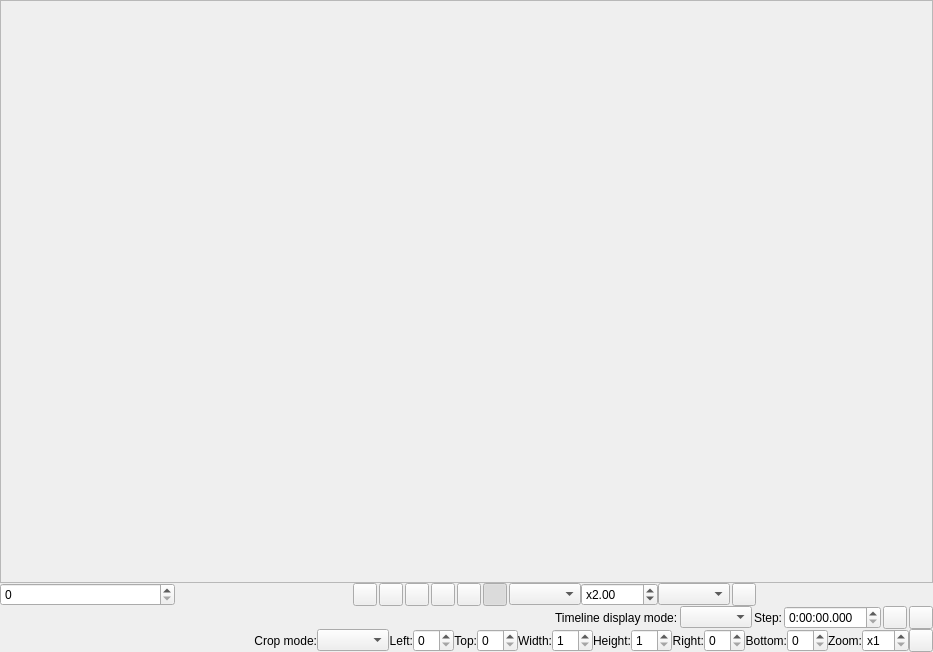
<?xml version="1.0" encoding="UTF-8"?>
<ui version="4.0">
 <class>PreviewDialog</class>
 <widget class="QDialog" name="PreviewDialog">
  <property name="geometry">
   <rect>
    <x>0</x>
    <y>0</y>
    <width>933</width>
    <height>652</height>
   </rect>
  </property>
  <property name="windowTitle">
   <string>Dialog</string>
  </property>
  <layout class="QVBoxLayout" name="mainLayout">
   <property name="spacing">
    <number>0</number>
   </property>
   <property name="leftMargin">
    <number>0</number>
   </property>
   <property name="topMargin">
    <number>0</number>
   </property>
   <property name="rightMargin">
    <number>0</number>
   </property>
   <property name="bottomMargin">
    <number>0</number>
   </property>
   <item>
    <widget class="PreviewArea" name="previewArea">
     <property name="widgetResizable">
      <bool>true</bool>
     </property>
     <property name="alignment">
      <set>Qt::AlignLeading|Qt::AlignLeft|Qt::AlignTop</set>
     </property>
    </widget>
   </item>
   <item>
    <widget class="QWidget" name="toolBar" native="true">
     <property name="sizePolicy">
      <sizepolicy hsizetype="Expanding" vsizetype="Fixed">
       <horstretch>0</horstretch>
       <verstretch>0</verstretch>
      </sizepolicy>
     </property>
     <layout class="QHBoxLayout" name="horizontalLayout">
      <property name="spacing">
       <number>2</number>
      </property>
      <property name="leftMargin">
       <number>0</number>
      </property>
      <property name="topMargin">
       <number>0</number>
      </property>
      <property name="rightMargin">
       <number>0</number>
      </property>
      <property name="bottomMargin">
       <number>0</number>
      </property>
      <item>
       <widget class="QSpinBox" name="frameNumberSpinBox">
        <property name="sizePolicy">
         <sizepolicy hsizetype="Minimum" vsizetype="Fixed">
          <horstretch>0</horstretch>
          <verstretch>0</verstretch>
         </sizepolicy>
        </property>
        <property name="keyboardTracking">
         <bool>false</bool>
        </property>
        <property name="maximum">
         <number>9999999</number>
        </property>
       </widget>
      </item>
      <item>
       <widget class="TimeLineSlider" name="frameNumberSlider" native="true"/>
      </item>
      <item>
       <widget class="QToolButton" name="frameToClipboardButton">
        <property name="toolTip">
         <string>Copy frame to clipboard</string>
        </property>
       </widget>
      </item>
      <item>
       <widget class="QToolButton" name="saveSnapshotButton">
        <property name="toolTip">
         <string>Save snapshot</string>
        </property>
       </widget>
      </item>
      <item>
       <widget class="QToolButton" name="advancedSettingsButton">
        <property name="toolTip">
         <string>Preview Advanced Settings</string>
        </property>
       </widget>
      </item>
      <item>
       <widget class="QToolButton" name="timeLineCheckButton">
        <property name="toolTip">
         <string>Timeline</string>
        </property>
        <property name="checkable">
         <bool>true</bool>
        </property>
       </widget>
      </item>
      <item>
       <widget class="QToolButton" name="cropCheckButton">
        <property name="toolTip">
         <string>Crop assistant</string>
        </property>
        <property name="checkable">
         <bool>true</bool>
        </property>
       </widget>
      </item>
      <item>
       <widget class="QToolButton" name="zoomCheckButton">
        <property name="toolTip">
         <string>Zoom</string>
        </property>
        <property name="checkable">
         <bool>true</bool>
        </property>
        <property name="checked">
         <bool>true</bool>
        </property>
       </widget>
      </item>
      <item>
       <widget class="QWidget" name="zoomPanel" native="true">
        <layout class="QHBoxLayout" name="horizontalLayout_2">
         <property name="spacing">
          <number>0</number>
         </property>
         <property name="leftMargin">
          <number>0</number>
         </property>
         <property name="topMargin">
          <number>0</number>
         </property>
         <property name="rightMargin">
          <number>0</number>
         </property>
         <property name="bottomMargin">
          <number>0</number>
         </property>
         <item>
          <widget class="QComboBox" name="zoomModeComboBox">
           <property name="sizePolicy">
            <sizepolicy hsizetype="Minimum" vsizetype="Fixed">
             <horstretch>0</horstretch>
             <verstretch>0</verstretch>
            </sizepolicy>
           </property>
          </widget>
         </item>
         <item>
          <widget class="QDoubleSpinBox" name="zoomRatioSpinBox">
           <property name="keyboardTracking">
            <bool>false</bool>
           </property>
           <property name="prefix">
            <string>x</string>
           </property>
           <property name="minimum">
            <double>0.010000000000000</double>
           </property>
           <property name="maximum">
            <double>1024.000000000000000</double>
           </property>
           <property name="value">
            <double>2.000000000000000</double>
           </property>
          </widget>
         </item>
         <item>
          <widget class="QComboBox" name="scaleModeComboBox"/>
         </item>
        </layout>
       </widget>
      </item>
      <item>
       <widget class="QToolButton" name="colorPickerButton">
        <property name="toolTip">
         <string>Color picker</string>
        </property>
        <property name="text">
         <string/>
        </property>
       </widget>
      </item>
      <item>
       <widget class="QLabel" name="colorPickerLabel">
        <property name="text">
         <string/>
        </property>
       </widget>
      </item>
     </layout>
     <zorder>colorPickerButton</zorder>
     <zorder>frameNumberSpinBox</zorder>
     <zorder>frameNumberSlider</zorder>
     <zorder>frameToClipboardButton</zorder>
     <zorder>saveSnapshotButton</zorder>
     <zorder>advancedSettingsButton</zorder>
     <zorder>timeLineCheckButton</zorder>
     <zorder>cropCheckButton</zorder>
     <zorder>zoomCheckButton</zorder>
     <zorder>zoomPanel</zorder>
     <zorder>colorPickerLabel</zorder>
    </widget>
   </item>
   <item>
    <widget class="QWidget" name="timeLinePanel" native="true">
     <layout class="QHBoxLayout" name="horizontalLayout_4">
      <property name="spacing">
       <number>2</number>
      </property>
      <property name="leftMargin">
       <number>0</number>
      </property>
      <property name="topMargin">
       <number>0</number>
      </property>
      <property name="rightMargin">
       <number>0</number>
      </property>
      <property name="bottomMargin">
       <number>0</number>
      </property>
      <item>
       <spacer name="horizontalSpacer_2">
        <property name="orientation">
         <enum>Qt::Horizontal</enum>
        </property>
        <property name="sizeHint" stdset="0">
         <size>
          <width>571</width>
          <height>20</height>
         </size>
        </property>
       </spacer>
      </item>
      <item>
       <widget class="QLabel" name="timeLineModeLabel">
        <property name="text">
         <string>Timeline display mode:</string>
        </property>
        <property name="margin">
         <number>2</number>
        </property>
       </widget>
      </item>
      <item>
       <widget class="QComboBox" name="timeLineModeComboBox">
        <property name="sizePolicy">
         <sizepolicy hsizetype="Minimum" vsizetype="Fixed">
          <horstretch>0</horstretch>
          <verstretch>0</verstretch>
         </sizepolicy>
        </property>
       </widget>
      </item>
      <item>
       <widget class="QLabel" name="stepLabel">
        <property name="text">
         <string>Step:</string>
        </property>
        <property name="margin">
         <number>2</number>
        </property>
       </widget>
      </item>
      <item>
       <widget class="QTimeEdit" name="timeStepEdit">
        <property name="displayFormat">
         <string>H:mm:ss.zzz</string>
        </property>
       </widget>
      </item>
      <item>
       <widget class="QToolButton" name="timeStepBackButton">
        <property name="toolTip">
         <string>Step back</string>
        </property>
       </widget>
      </item>
      <item>
       <widget class="QToolButton" name="timeStepForwardButton">
        <property name="toolTip">
         <string>Step forward</string>
        </property>
       </widget>
      </item>
     </layout>
    </widget>
   </item>
   <item>
    <widget class="QWidget" name="cropPanel" native="true">
     <layout class="QHBoxLayout" name="horizontalLayout_3">
      <property name="spacing">
       <number>0</number>
      </property>
      <property name="leftMargin">
       <number>0</number>
      </property>
      <property name="topMargin">
       <number>0</number>
      </property>
      <property name="rightMargin">
       <number>0</number>
      </property>
      <property name="bottomMargin">
       <number>0</number>
      </property>
      <item>
       <spacer name="horizontalSpacer">
        <property name="orientation">
         <enum>Qt::Horizontal</enum>
        </property>
        <property name="sizeHint" stdset="0">
         <size>
          <width>40</width>
          <height>20</height>
         </size>
        </property>
       </spacer>
      </item>
      <item>
       <widget class="QLabel" name="cropModeLabel">
        <property name="sizePolicy">
         <sizepolicy hsizetype="Preferred" vsizetype="Preferred">
          <horstretch>0</horstretch>
          <verstretch>0</verstretch>
         </sizepolicy>
        </property>
        <property name="text">
         <string>Crop mode:</string>
        </property>
        <property name="alignment">
         <set>Qt::AlignRight|Qt::AlignTrailing|Qt::AlignVCenter</set>
        </property>
        <property name="margin">
         <number>4</number>
        </property>
       </widget>
      </item>
      <item>
       <widget class="QComboBox" name="cropModeComboBox"/>
      </item>
      <item>
       <widget class="QLabel" name="cropLeftLabel">
        <property name="sizePolicy">
         <sizepolicy hsizetype="Preferred" vsizetype="Preferred">
          <horstretch>0</horstretch>
          <verstretch>0</verstretch>
         </sizepolicy>
        </property>
        <property name="text">
         <string>Left:</string>
        </property>
        <property name="alignment">
         <set>Qt::AlignRight|Qt::AlignTrailing|Qt::AlignVCenter</set>
        </property>
        <property name="margin">
         <number>4</number>
        </property>
       </widget>
      </item>
      <item>
       <widget class="QSpinBox" name="cropLeftSpinBox">
        <property name="keyboardTracking">
         <bool>false</bool>
        </property>
       </widget>
      </item>
      <item>
       <widget class="QLabel" name="cropTopLabel">
        <property name="sizePolicy">
         <sizepolicy hsizetype="Preferred" vsizetype="Preferred">
          <horstretch>0</horstretch>
          <verstretch>0</verstretch>
         </sizepolicy>
        </property>
        <property name="text">
         <string>Top:</string>
        </property>
        <property name="alignment">
         <set>Qt::AlignRight|Qt::AlignTrailing|Qt::AlignVCenter</set>
        </property>
        <property name="margin">
         <number>4</number>
        </property>
       </widget>
      </item>
      <item>
       <widget class="QSpinBox" name="cropTopSpinBox">
        <property name="keyboardTracking">
         <bool>false</bool>
        </property>
       </widget>
      </item>
      <item>
       <widget class="QLabel" name="cropWidthLabel">
        <property name="sizePolicy">
         <sizepolicy hsizetype="Preferred" vsizetype="Preferred">
          <horstretch>0</horstretch>
          <verstretch>0</verstretch>
         </sizepolicy>
        </property>
        <property name="text">
         <string>Width:</string>
        </property>
        <property name="alignment">
         <set>Qt::AlignRight|Qt::AlignTrailing|Qt::AlignVCenter</set>
        </property>
        <property name="margin">
         <number>4</number>
        </property>
       </widget>
      </item>
      <item>
       <widget class="QSpinBox" name="cropWidthSpinBox">
        <property name="keyboardTracking">
         <bool>false</bool>
        </property>
        <property name="minimum">
         <number>1</number>
        </property>
       </widget>
      </item>
      <item>
       <widget class="QLabel" name="cropHeightLabel">
        <property name="sizePolicy">
         <sizepolicy hsizetype="Preferred" vsizetype="Preferred">
          <horstretch>0</horstretch>
          <verstretch>0</verstretch>
         </sizepolicy>
        </property>
        <property name="text">
         <string>Height:</string>
        </property>
        <property name="alignment">
         <set>Qt::AlignRight|Qt::AlignTrailing|Qt::AlignVCenter</set>
        </property>
        <property name="margin">
         <number>4</number>
        </property>
       </widget>
      </item>
      <item>
       <widget class="QSpinBox" name="cropHeightSpinBox">
        <property name="keyboardTracking">
         <bool>false</bool>
        </property>
        <property name="minimum">
         <number>1</number>
        </property>
       </widget>
      </item>
      <item>
       <widget class="QLabel" name="cropRightLabel">
        <property name="sizePolicy">
         <sizepolicy hsizetype="Preferred" vsizetype="Preferred">
          <horstretch>0</horstretch>
          <verstretch>0</verstretch>
         </sizepolicy>
        </property>
        <property name="text">
         <string>Right:</string>
        </property>
        <property name="alignment">
         <set>Qt::AlignRight|Qt::AlignTrailing|Qt::AlignVCenter</set>
        </property>
        <property name="margin">
         <number>4</number>
        </property>
       </widget>
      </item>
      <item>
       <widget class="QSpinBox" name="cropRightSpinBox">
        <property name="keyboardTracking">
         <bool>false</bool>
        </property>
       </widget>
      </item>
      <item>
       <widget class="QLabel" name="cropBottomLabel">
        <property name="sizePolicy">
         <sizepolicy hsizetype="Preferred" vsizetype="Preferred">
          <horstretch>0</horstretch>
          <verstretch>0</verstretch>
         </sizepolicy>
        </property>
        <property name="text">
         <string>Bottom:</string>
        </property>
        <property name="alignment">
         <set>Qt::AlignRight|Qt::AlignTrailing|Qt::AlignVCenter</set>
        </property>
        <property name="margin">
         <number>4</number>
        </property>
       </widget>
      </item>
      <item>
       <widget class="QSpinBox" name="cropBottomSpinBox">
        <property name="keyboardTracking">
         <bool>false</bool>
        </property>
       </widget>
      </item>
      <item>
       <widget class="QLabel" name="cropZoomLabel">
        <property name="sizePolicy">
         <sizepolicy hsizetype="Preferred" vsizetype="Preferred">
          <horstretch>0</horstretch>
          <verstretch>0</verstretch>
         </sizepolicy>
        </property>
        <property name="text">
         <string>Zoom:</string>
        </property>
        <property name="alignment">
         <set>Qt::AlignRight|Qt::AlignTrailing|Qt::AlignVCenter</set>
        </property>
        <property name="margin">
         <number>4</number>
        </property>
       </widget>
      </item>
      <item>
       <widget class="QSpinBox" name="cropZoomRatioSpinBox">
        <property name="keyboardTracking">
         <bool>false</bool>
        </property>
        <property name="prefix">
         <string>x</string>
        </property>
        <property name="minimum">
         <number>1</number>
        </property>
       </widget>
      </item>
      <item>
       <widget class="QToolButton" name="cropPasteToScriptButton">
        <property name="toolTip">
         <string>Paste into script</string>
        </property>
       </widget>
      </item>
     </layout>
    </widget>
   </item>
  </layout>
  <zorder>toolBar</zorder>
  <zorder>previewArea</zorder>
  <zorder>cropPanel</zorder>
  <zorder>timeLinePanel</zorder>
 </widget>
 <customwidgets>
  <customwidget>
   <class>PreviewArea</class>
   <extends>QScrollArea</extends>
   <header>preview/previewarea.h</header>
   <container>1</container>
  </customwidget>
  <customwidget>
   <class>TimeLineSlider</class>
   <extends>QWidget</extends>
   <header>preview/timelineslider.h</header>
   <container>1</container>
  </customwidget>
 </customwidgets>
 <resources/>
 <connections/>
</ui>
